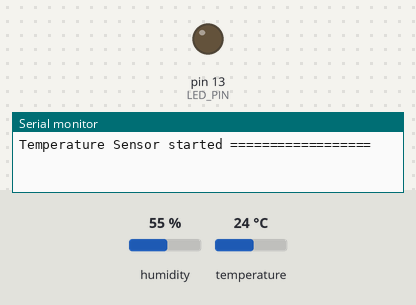
Simulated run of this sketch. Board: Arduino Uno, built with avr-gcc and run on an emulated ATmega328P. Parts: output pins drawn as LEDs (lit = HIGH), the last lines printed to the serial monitor. The test bench sets the inputs (shaded band); at power-on: humidity 55 %, temperature 24 °C.

Above: at 5.0 s.
At 10.15 s:
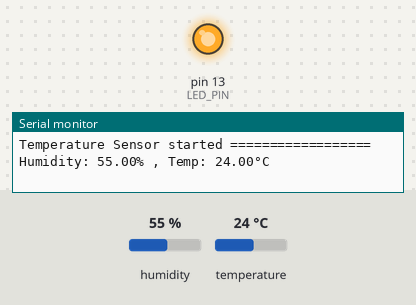
Timing chart, 0 to 13.0 s (numbered marks = the images above):
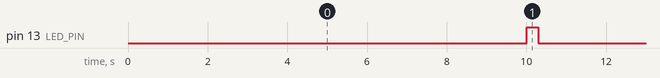

The sketch:

belajar_suhu_tanpa_delay.ino
```cpp
#include "DHT.h"

#define DHTPIN 2
#define DHTTYPE DHT22
#define LED_PIN LED_BUILTIN

DHT dht(DHTPIN, DHTTYPE);

unsigned long previousMillisDHT = 0;  // waktu terakhir baca sensor
unsigned long ledOnMillis = 0;        // waktu LED terakhir dinyalakan
const long intervalDHT = 10000;        // baca DHT tiap 10 detik
const long ledDuration = 300;         // LED nyala 300 ms

bool ledOn = false;

void setup() {
  Serial.begin(9600);
  dht.begin();
  pinMode(LED_PIN, OUTPUT);
  Serial.println("Temperature Sensor started ==================");
}

void loop() {
  unsigned long currentMillis = millis();

  // --- Baca DHT tiap 10 detik tanpa delay ---
  if (currentMillis - previousMillisDHT >= intervalDHT) {
    previousMillisDHT = currentMillis;

    float humid = dht.readHumidity();
    float temp = dht.readTemperature();

    if (isnan(humid) || isnan(temp)) {
      Serial.println("Gagal membaca sensor DHT22!");
      return;
    }

    Serial.println("Humidity: " + String(humid) + "% , Temp: " + String(temp) + "°C");

    // === 2. Nyalakan LED selama 300 ms ===
    digitalWrite(LED_PIN, HIGH);
    ledOn = true;
    ledOnMillis = currentMillis;
  }

  // === 3. Matikan LED setelah 300 ms ===
  if (ledOn && (currentMillis - ledOnMillis >= ledDuration)) {
    digitalWrite(LED_PIN, LOW);
    ledOn = false;
  }

  // Proses lain tetap bisa berjalan di sini tanpa delay
}
```

Measured:
- by itself, pin 13 (LED_PIN): alternates HIGH for 0.29 s and LOW for 9.7 s
